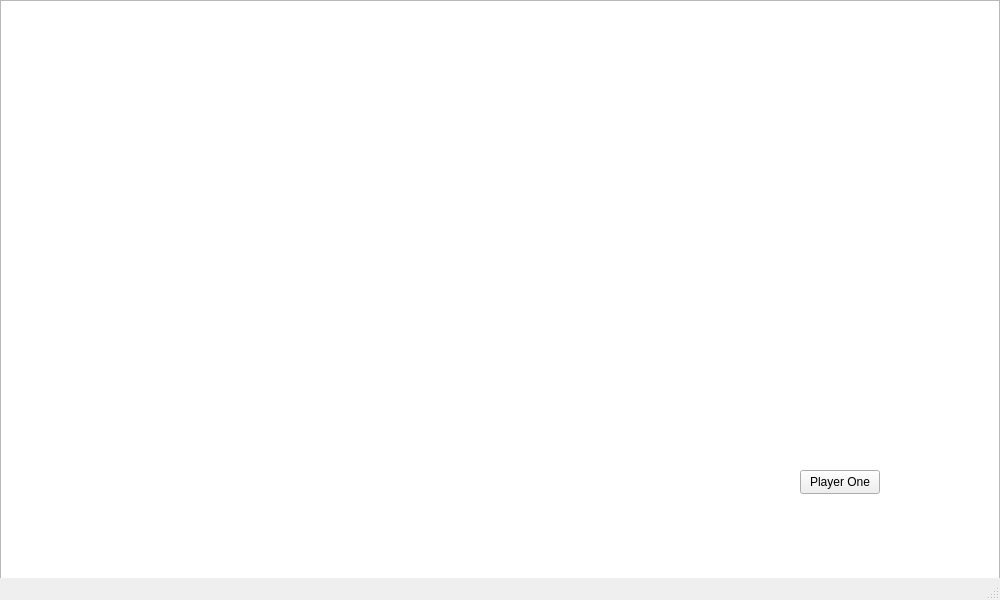
<?xml version="1.0" encoding="UTF-8"?>
<ui version="4.0">
 <class>Multiplayer</class>
 <widget class="QMainWindow" name="Multiplayer">
  <property name="geometry">
   <rect>
    <x>0</x>
    <y>0</y>
    <width>1000</width>
    <height>600</height>
   </rect>
  </property>
  <property name="windowTitle">
   <string>MainWindow</string>
  </property>
  <property name="windowIcon">
   <iconset resource="images.qrc">
    <normaloff>:/imagenes/iconfinder_kspaceduel_18075.png</normaloff>:/imagenes/iconfinder_kspaceduel_18075.png</iconset>
  </property>
  <property name="autoFillBackground">
   <bool>true</bool>
  </property>
  <widget class="QWidget" name="centralwidget">
   <widget class="QGraphicsView" name="graphicsView">
    <property name="geometry">
     <rect>
      <x>0</x>
      <y>0</y>
      <width>1000</width>
      <height>800</height>
     </rect>
    </property>
   </widget>
   <widget class="QPushButton" name="pushButton">
    <property name="geometry">
     <rect>
      <x>800</x>
      <y>470</y>
      <width>80</width>
      <height>24</height>
     </rect>
    </property>
    <property name="text">
     <string>Player One</string>
    </property>
   </widget>
   <widget class="QLabel" name="label">
    <property name="geometry">
     <rect>
      <x>0</x>
      <y>0</y>
      <width>1000</width>
      <height>800</height>
     </rect>
    </property>
    <property name="text">
     <string/>
    </property>
    <property name="pixmap">
     <pixmap resource="images.qrc">:/imagenes/planeta.jpg</pixmap>
    </property>
    <property name="scaledContents">
     <bool>true</bool>
    </property>
   </widget>
   <zorder>label</zorder>
   <zorder>graphicsView</zorder>
   <zorder>pushButton</zorder>
  </widget>
  <widget class="QMenuBar" name="menubar">
   <property name="geometry">
    <rect>
     <x>0</x>
     <y>0</y>
     <width>1000</width>
     <height>21</height>
    </rect>
   </property>
  </widget>
  <widget class="QStatusBar" name="statusbar"/>
 </widget>
 <resources>
  <include location="images.qrc"/>
 </resources>
 <connections/>
</ui>
